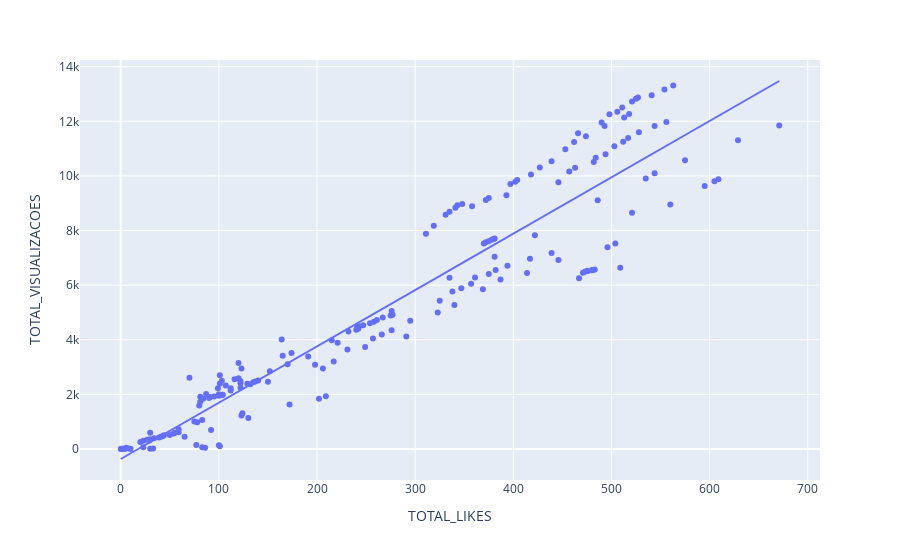

Notebook code cell kept with this figure:
### Code cell
fig = px.scatter(base, x=coluna_analise, y='TOTAL_VISUALIZACOES', trendline='ols')
fig.show()

### Figure 1 — Plotly figure (JSON) as saved in the notebook; plotly's stock layout.template omitted (floating-point values rounded to 4 significant figures; data arrays with more than 128 entries replaced by an {"elided": "..."} marker saying what was removed)
{"data": [{"hovertemplate": "TOTAL_LIKES=%{x}<br>TOTAL_VISUALIZACOES=%{y}<extra></extra>", "legendgroup": "", "marker": {"color": "#636efa", "symbol": "circle"}, "mode": "markers", "name": "", "orientation": "v", "showlegend": false, "type": "scatter", "x": {"elided": "204 int values"}, "xaxis": "x", "y": {"elided": "204 int values"}, "yaxis": "y"}, {"hovertemplate": "<b>OLS trendline</b><br>TOTAL_VISUALIZACOES = 20.6339 * TOTAL_LIKES + -367.925<br>R<sup>2</sup>=0.890705<br><br>TOTAL_LIKES=%{x}<br>TOTAL_VISUALIZACOES=%{y} <b>(trend)</b><extra></extra>", "legendgroup": "", "marker": {"color": "#636efa", "symbol": "circle"}, "mode": "lines", "name": "", "showlegend": false, "type": "scatter", "x": {"elided": "204 int values"}, "xaxis": "x", "y": {"elided": "204 float values"}, "yaxis": "y"}], "layout": {"legend": {"tracegroupgap": 0}, "margin": {"t": 60}, "xaxis": {"anchor": "y", "domain": [0, 1], "title": {"text": "TOTAL_LIKES"}}, "yaxis": {"anchor": "x", "domain": [0, 1], "title": {"text": "TOTAL_VISUALIZACOES"}}}}
